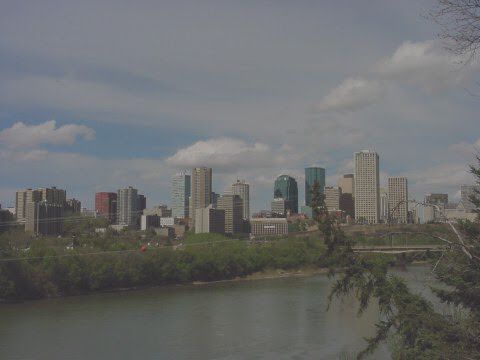
%> input picture images/lowcontrast_city.jpg, 480 x 360 px
$ octave Adaptive_SlidingWindow_Histeq_color.m   (GNU Octave 9; MATLAB toolbox functions it lacks are replaced by stand-ins)
%> lines starting %> are read from the running program, lines starting %| are printed output that depends on the picture
% Read the color image
image = imread('lowcontrast_city.jpg');
%> image is the input picture: size 360x480x3 uint8; mean R, G, B 106.7, 108.5, 108.5

% Convert image to double for computation
image = im2double(image);
%> image: size 360x480x3 double

% Check if the image is grayscale or color
[rows, cols, channels] = size(image);
%> rows = 360; cols = 480; channels = 3
if channels ~= 3
    error('The input image is not a color image.');
end

% Parameters for Adaptive Histogram Equalization
tile_size = 256; % Size of the local regions
overlap = tile_size / 2; % 50% overlap between tiles
L = 256; % Number of intensity levels for an 8-bit image
clip_limit = 0.9; % Clip limit for contrast limiting

% Calculate padding required to ensure full tiles at edges
pad_row = ceil(rows / tile_size) * tile_size - rows;
%> pad_row = 152
pad_col = ceil(cols / tile_size) * tile_size - cols;
%> pad_col = 32

% Pad the image for edge tiles (pad symmetrically)
padded_image = padarray(image, [pad_row, pad_col], 'replicate', 'post');
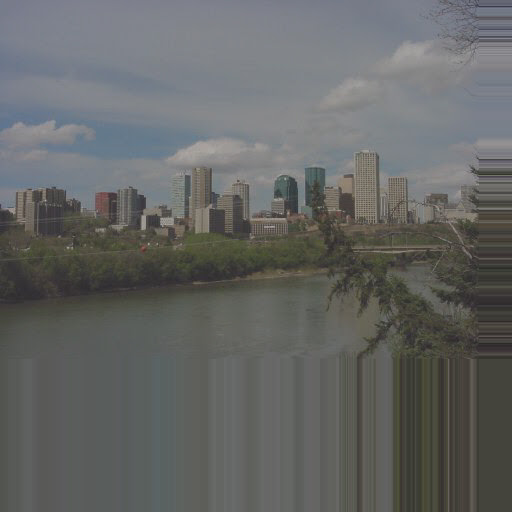
%> padded_image: size 512x512x3 double; mean R, G, B 0.395, 0.401, 0.396
[pad_rows, pad_cols, ~] = size(padded_image);
%> pad_rows = 512; pad_cols = 512

% Initialize blended image and weight map
blended_image = zeros(pad_rows, pad_cols, channels);
weight_map = zeros(pad_rows, pad_cols);

% Step 1: Process Each Tile and Blend
for row_start = 1:overlap:pad_rows
    for col_start = 1:overlap:pad_cols
        % Define the tile region
        row_end = min(row_start + tile_size - 1, pad_rows);
        col_end = min(col_start + tile_size - 1, pad_cols);

        % Extract the tile (all channels combined)
        tile = padded_image(row_start:row_end, col_start:col_end, :);
        tile_flat = tile(:); % Flatten all channels into one vector

        % Compute the histogram with contrast limiting (for all channels together)
        histogram = histcounts(tile_flat, L, 'BinLimits', [0, 1], 'Normalization', 'probability');
        clip_value = clip_limit * numel(tile_flat);
        histogram = min(histogram, clip_value);
        histogram = histogram / sum(histogram); % Renormalize after clipping

        % Compute the CDF and map intensities
        cdf = cumsum(histogram);
        equalized_tile_flat = interp1(linspace(0, 1, L), cdf, tile_flat, 'linear', 'extrap');

        % Reshape the flattened tile back to its original dimensions
        equalized_tile = reshape(equalized_tile_flat, size(tile));

        % Generate blending weights
        [rr, cc] = ndgrid(1:(row_end-row_start+1), 1:(col_end-col_start+1));
        row_blend = min(rr / overlap, (tile_size - rr + 1) / overlap);
        col_blend = min(cc / overlap, (tile_size - cc + 1) / overlap);
        blend_weights = row_blend .* col_blend;

        % Add the weighted tile to the blended image (channels together)
        for ch = 1:channels
            blended_image(row_start:row_end, col_start:col_end, ch) = ...
                blended_image(row_start:row_end, col_start:col_end, ch) + ...
                equalized_tile(:, :, ch) .* blend_weights;
        end

        % Accumulate weights for normalization
        weight_map(row_start:row_end, col_start:col_end) = ...
            weight_map(row_start:row_end, col_start:col_end) + blend_weights;
    end
end
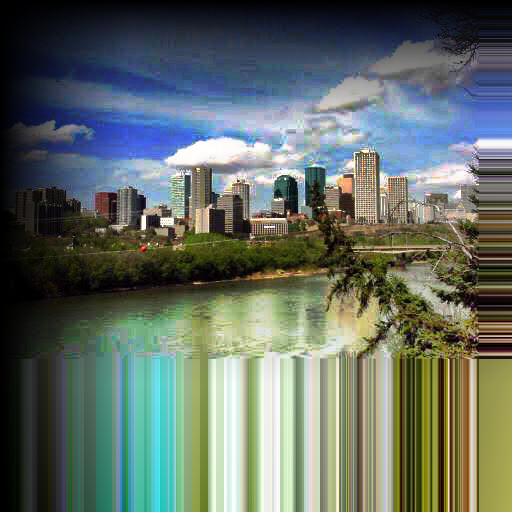
%> blended_image: size 512x512x3 double; mean R, G, B 0.391, 0.434, 0.403; drawn with min black and max white
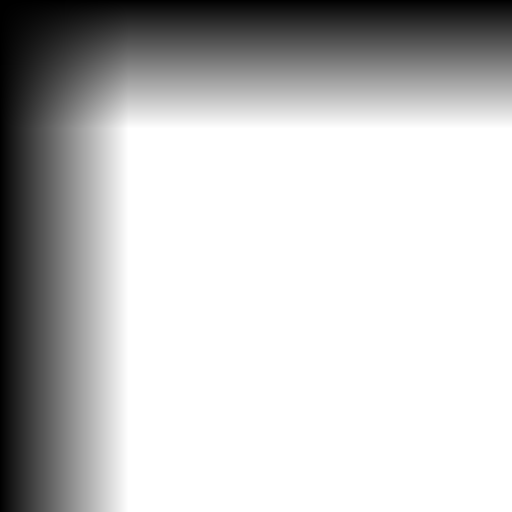
%> weight_map: size 512x512 double; min 6.1e-05, max 1.02, mean 0.778; drawn with min black and max white

% Normalize the blended image using the weight map
for ch = 1:channels
    blended_image(:, :, ch) = blended_image(:, :, ch) ./ max(weight_map, eps); % Avoid division by zero
end
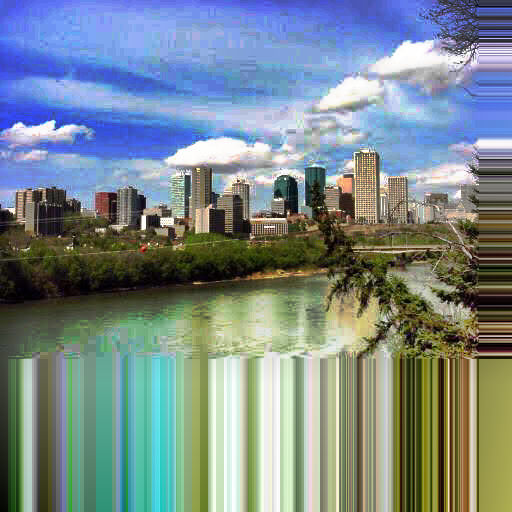
%> blended_image: size 512x512x3 double; mean R, G, B 0.48, 0.542, 0.553

% Step 2: Crop the image back to the original size
equalized_image = blended_image(1:rows, 1:cols, :);
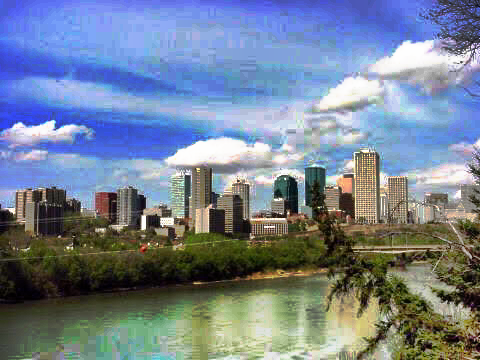
%> equalized_image: size 360x480x3 double; mean R, G, B 0.459, 0.513, 0.584

% Clip intensity values to [0, 1]
equalized_image = max(0, min(equalized_image, 1));

% Step 3: Apply Gaussian Smoothing to Reduce Remaining Blockiness
sigma = 0.4; % Standard deviation for Gaussian blur
for ch = 1:channels
    equalized_image(:, :, ch) = imgaussfilt(equalized_image(:, :, ch), sigma);
end

% Display the results
figure;
subplot(1, 2, 1), imshow(image), title('Original Image');
subplot(1, 2, 2), imshow(equalized_image), title('CLAHE Sliding Window (Channels Together)');
